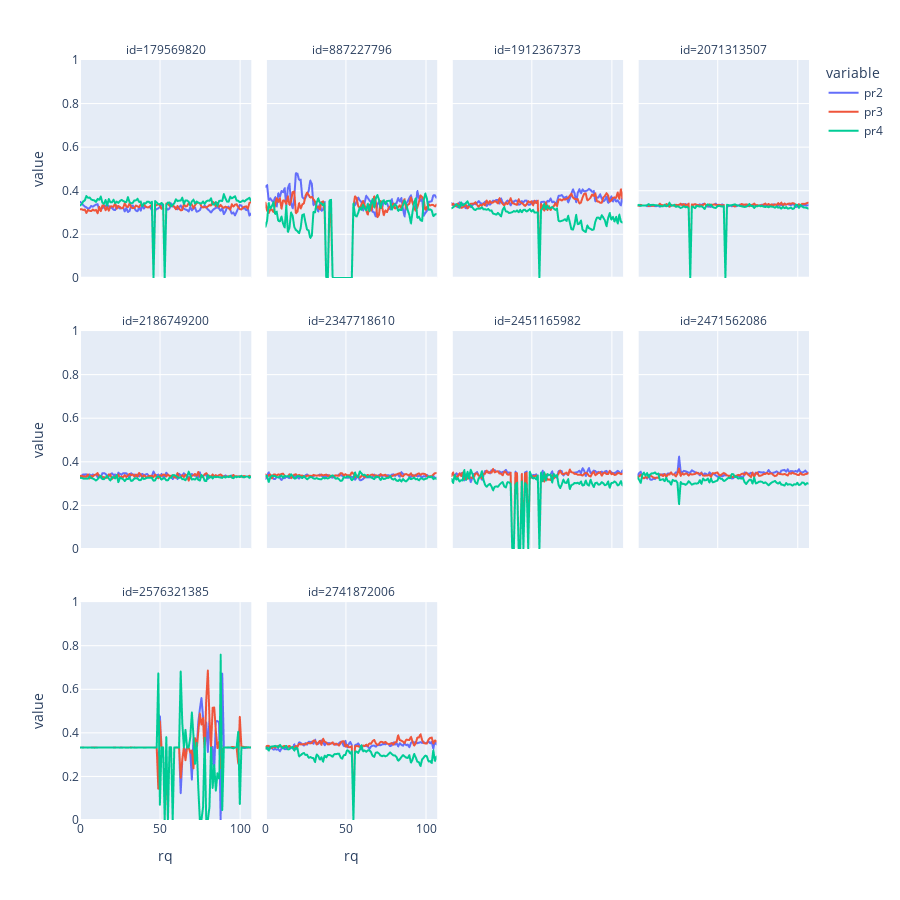
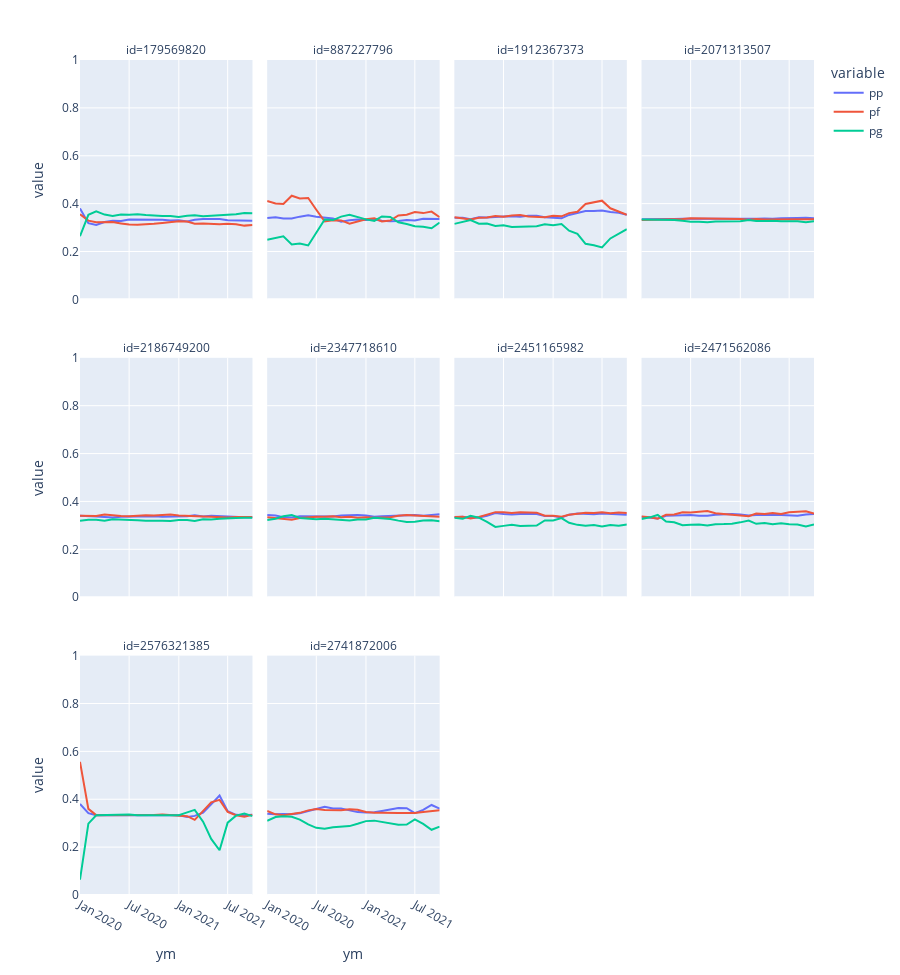

These figures' notebook cell, in order:
### Code cell
tmp = t[t.index.isin(load_ids('submit_3_7_1.csv'))]
# t = t[t.pr4_holiday_diff < 0].index.values
tmp = tmp[tmp.pr3_holiday_diff < -0].index.values
_ = plt_day(tmp, ds.day)
plt_month(tmp, ds.month)
